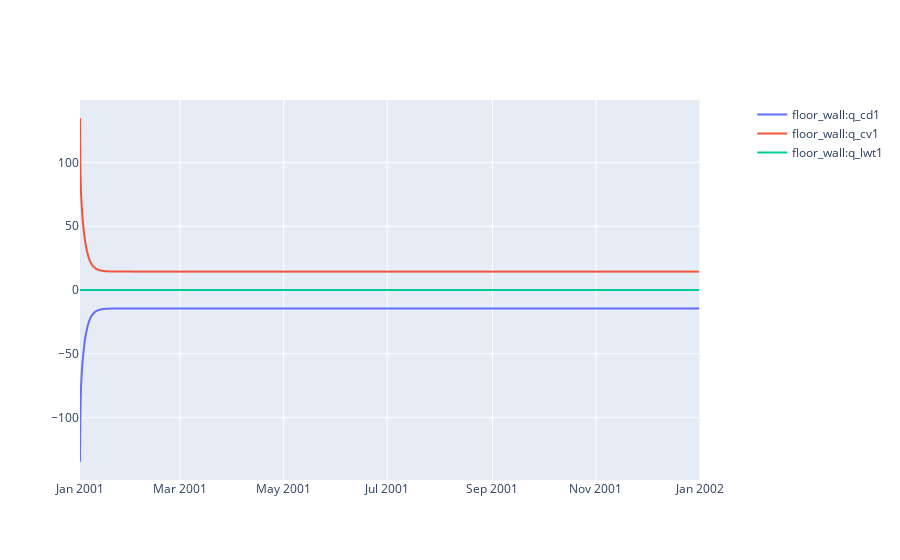

Write notebook code for a chart like this one.
### Code cell
suelo = pro.component("floor_wall")
q_cd1 = suelo.variable("q_cd1")   
q_cv1 = suelo.variable("q_cv1")   
q_lw1 = suelo.variable("q_lwt1")

sim.plot(pro.dates(),[q_cd1, q_cv1, q_lw1])

### Figure 1 — Plotly figure (JSON) as saved in the notebook; plotly's stock layout.template omitted (floating-point values rounded to 4 significant figures; data arrays with more than 128 entries replaced by an {"elided": "..."} marker saying what was removed)
{"data": [{"hovertemplate": "date=%{x}<br>floor_wall:q_cd1=%{y}<extra></extra>", "legendgroup": "", "line": {"dash": "solid"}, "marker": {"symbol": "circle"}, "mode": "lines", "name": "floor_wall:q_cd1", "showlegend": true, "type": "scattergl", "x": {"elided": "8760 str values"}, "xaxis": "x", "y": {"elided": "8760 float values"}, "yaxis": "y"}, {"hovertemplate": "date=%{x}<br>floor_wall:q_cv1=%{y}<extra></extra>", "legendgroup": "", "line": {"dash": "solid"}, "marker": {"symbol": "circle"}, "mode": "lines", "name": "floor_wall:q_cv1", "showlegend": true, "type": "scattergl", "x": {"elided": "8760 str values"}, "xaxis": "x", "y": {"elided": "8760 float values"}, "yaxis": "y"}, {"hovertemplate": "date=%{x}<br>floor_wall:q_lwt1=%{y}<extra></extra>", "legendgroup": "", "line": {"dash": "solid"}, "marker": {"symbol": "circle"}, "mode": "lines", "name": "floor_wall:q_lwt1", "showlegend": true, "type": "scattergl", "x": {"elided": "8760 str values"}, "xaxis": "x", "y": {"elided": "8760 float values"}, "yaxis": "y"}], "layout": {"xaxis": {"anchor": "y", "domain": [0, 0.94]}, "yaxis": {"anchor": "x", "domain": [0, 1]}, "yaxis2": {"anchor": "x", "overlaying": "y", "side": "right"}}}
